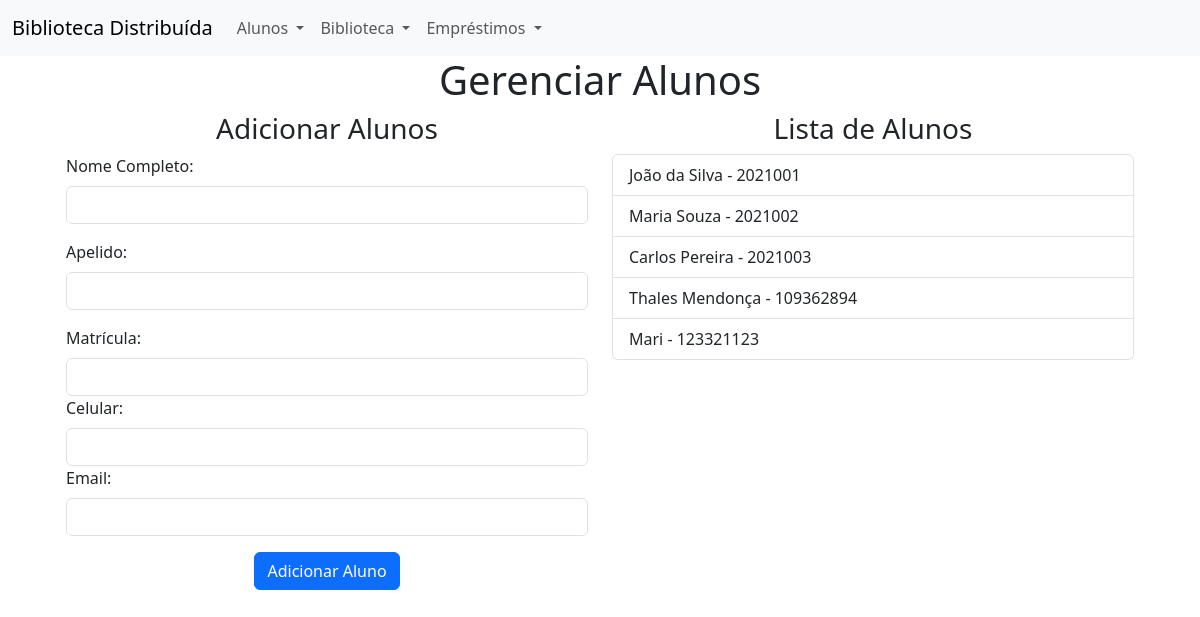
The app's page /alunos with its own data.
### models.py (models this page shows)
class Aluno(db.Model):
    id = db.Column(db.Integer, primary_key=True)
    nome_completo = db.Column(db.String(100), nullable=False)
    apelido = db.Column(db.String(50))
    matricula = db.Column(db.String(20), unique=True, nullable=False)
    celular = db.Column(db.String(20))
    email = db.Column(db.String(100), unique=True, nullable=False)

### views.py (the view)
@app.route('/alunos', methods=['GET', 'POST'])
def alunos():
    return controller.gerenciar_alunos()

### controller.py (called while the page is built, shortened)
@handle_request_with_error_handling
def gerenciar_alunos():
    alunos = Aluno.query.all()
    return render_template('alunos.html', alunos=alunos, active_page='alunos')

### templates/alunos.html (shortened to what this page needs)
{% extends "index.html" %}
{% block content %}
<div class="container">
    <p class="h1 text-center">Gerenciar Alunos</p>
<div class="container">
    <div class="row">
        <div class="col">
            <p class="h3 text-center">Adicionar Alunos</p>
            <form action="{{ url_for('alunos') }}" method="POST">
        <div class="mb-3">
            <label class="form-label" for="nome_completo">Nome Completo:</label>
            <input class="form-control" type="text" id="nome_completo" name="nome_completo" required>
        </div>
        <div class="mb-3">
            <label class="form-label" for="apelido">Apelido:</label>
            <input class="form-control" type="text" id="apelido" name="apelido" required>
        </div>
        <div>
            <label class="form-label" for="matricula">Matrícula:</label>
            <input class="form-control" type="text" id="matricula" name="matricula" required>
        </div>
        <div>
            <label class="form-label" for="celular">Celular:</label>
            <input class="form-control" type="text" id="celular" name="celular" required>
        </div>
        <div>
            <label class="form-label" for="email">Email:</label>
            <input class="form-control" type="email" id="email" name="email" required>
        </div>
                <div class="d-grid">
                    <button class="btn btn-primary mt-3 mx-auto" type="submit">Adicionar Aluno</button>
                </div>
    </form>
        </div>
        <div class="col">
        <p class="h3 text-center">
            Lista de Alunos
        </p>
            <ul class="list-group">
                {% for aluno in alunos %}
                <li class="list-group-item">{{ aluno.nome_completo }} - {{ aluno.matricula }}</li>
                {% endfor %}
            </ul>
        </div>
    </div>
</div>
</div>
{% endblock %}

### records on screen
Aluno: nome_completo "João da Silva", matricula "2021001"
Aluno: nome_completo "Maria Souza", matricula "2021002"
Aluno: nome_completo "Carlos Pereira", matricula "2021003"
Aluno: nome_completo "Thales Mendonça", matricula "109362894"
Aluno: nome_completo "Mari", matricula "123321123"
